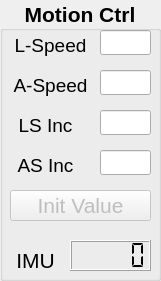
   <widget class="QGroupBox" name="motionctrl_groupBox">
    <property name="geometry">
     <rect>
      <x>560</x>
      <y>560</y>
      <width>161</width>
      <height>281</height>
     </rect>
    </property>
    <property name="font">
     <font>
      <pointsize>16</pointsize>
      <weight>75</weight>
      <bold>true</bold>
     </font>
    </property>
    <property name="title">
     <string>Motion Ctrl</string>
    </property>
    <property name="alignment">
     <set>Qt::AlignCenter</set>
    </property>
    <widget class="QLabel" name="lspeed_label">
     <property name="geometry">
      <rect>
       <x>10</x>
       <y>30</y>
       <width>81</width>
       <height>31</height>
      </rect>
     </property>
     <property name="font">
      <font>
       <pointsize>14</pointsize>
       <weight>50</weight>
       <bold>false</bold>
      </font>
     </property>
     <property name="text">
      <string>L-Speed</string>
     </property>
     <property name="alignment">
      <set>Qt::AlignCenter</set>
     </property>
    </widget>
    <widget class="QLineEdit" name="lspeed_lineEdit">
     <property name="geometry">
      <rect>
       <x>100</x>
       <y>30</y>
       <width>51</width>
       <height>25</height>
      </rect>
     </property>
     <property name="font">
      <font>
       <weight>50</weight>
       <bold>false</bold>
      </font>
     </property>
     <property name="alignment">
      <set>Qt::AlignRight|Qt::AlignTrailing|Qt::AlignVCenter</set>
     </property>
    </widget>
    <widget class="QLabel" name="aspeed_label">
     <property name="geometry">
      <rect>
       <x>10</x>
       <y>70</y>
       <width>81</width>
       <height>31</height>
      </rect>
     </property>
     <property name="font">
      <font>
       <pointsize>14</pointsize>
       <weight>50</weight>
       <bold>false</bold>
      </font>
     </property>
     <property name="text">
      <string>A-Speed</string>
     </property>
     <property name="alignment">
      <set>Qt::AlignCenter</set>
     </property>
    </widget>
    <widget class="QLineEdit" name="aspeed_lineEdit">
     <property name="geometry">
      <rect>
       <x>100</x>
       <y>70</y>
       <width>51</width>
       <height>25</height>
      </rect>
     </property>
     <property name="font">
      <font>
       <weight>50</weight>
       <bold>false</bold>
      </font>
     </property>
     <property name="alignment">
      <set>Qt::AlignRight|Qt::AlignTrailing|Qt::AlignVCenter</set>
     </property>
    </widget>
    <widget class="QLabel" name="lsinc_label">
     <property name="geometry">
      <rect>
       <x>10</x>
       <y>110</y>
       <width>71</width>
       <height>31</height>
      </rect>
     </property>
     <property name="font">
      <font>
       <pointsize>14</pointsize>
       <weight>50</weight>
       <bold>false</bold>
      </font>
     </property>
     <property name="text">
      <string>LS Inc</string>
     </property>
     <property name="alignment">
      <set>Qt::AlignCenter</set>
     </property>
    </widget>
    <widget class="QLineEdit" name="lsinc_lineEdit">
     <property name="geometry">
      <rect>
       <x>100</x>
       <y>110</y>
       <width>51</width>
       <height>25</height>
      </rect>
     </property>
     <property name="font">
      <font>
       <weight>50</weight>
       <bold>false</bold>
      </font>
     </property>
     <property name="alignment">
      <set>Qt::AlignRight|Qt::AlignTrailing|Qt::AlignVCenter</set>
     </property>
    </widget>
    <widget class="QLabel" name="asinc_label">
     <property name="geometry">
      <rect>
       <x>10</x>
       <y>150</y>
       <width>71</width>
       <height>31</height>
      </rect>
     </property>
     <property name="font">
      <font>
       <pointsize>14</pointsize>
       <weight>50</weight>
       <bold>false</bold>
      </font>
     </property>
     <property name="text">
      <string>AS Inc</string>
     </property>
     <property name="alignment">
      <set>Qt::AlignCenter</set>
     </property>
    </widget>
    <widget class="QLineEdit" name="asinc_lineEdit">
     <property name="geometry">
      <rect>
       <x>100</x>
       <y>150</y>
       <width>51</width>
       <height>25</height>
      </rect>
     </property>
     <property name="font">
      <font>
       <weight>50</weight>
       <bold>false</bold>
      </font>
     </property>
     <property name="alignment">
      <set>Qt::AlignRight|Qt::AlignTrailing|Qt::AlignVCenter</set>
     </property>
    </widget>
    <widget class="QPushButton" name="mcinit_PB">
     <property name="enabled">
      <bool>false</bool>
     </property>
     <property name="geometry">
      <rect>
       <x>10</x>
       <y>190</y>
       <width>141</width>
       <height>31</height>
      </rect>
     </property>
     <property name="font">
      <font>
       <weight>50</weight>
       <bold>false</bold>
      </font>
     </property>
     <property name="text">
      <string>Init Value</string>
     </property>
    </widget>
    <widget class="QLabel" name="imu_label">
     <property name="geometry">
      <rect>
       <x>10</x>
       <y>250</y>
       <width>51</width>
       <height>21</height>
      </rect>
     </property>
     <property name="font">
      <font>
       <weight>50</weight>
       <bold>false</bold>
      </font>
     </property>
     <property name="text">
      <string>IMU</string>
     </property>
     <property name="alignment">
      <set>Qt::AlignCenter</set>
     </property>
    </widget>
    <widget class="QLCDNumber" name="imu_lcdNumber">
     <property name="enabled">
      <bool>true</bool>
     </property>
     <property name="geometry">
      <rect>
       <x>70</x>
       <y>240</y>
       <width>81</width>
       <height>31</height>
      </rect>
     </property>
     <property name="font">
      <font>
       <pointsize>14</pointsize>
       <weight>75</weight>
       <italic>false</italic>
       <bold>true</bold>
       <kerning>true</kerning>
      </font>
     </property>
     <property name="frameShape">
      <enum>QFrame::Box</enum>
     </property>
     <property name="frameShadow">
      <enum>QFrame::Raised</enum>
     </property>
     <property name="lineWidth">
      <number>1</number>
     </property>
     <property name="midLineWidth">
      <number>0</number>
     </property>
     <property name="smallDecimalPoint">
      <bool>false</bool>
     </property>
     <property name="segmentStyle">
      <enum>QLCDNumber::Flat</enum>
     </property>
    </widget>
   </widget>
